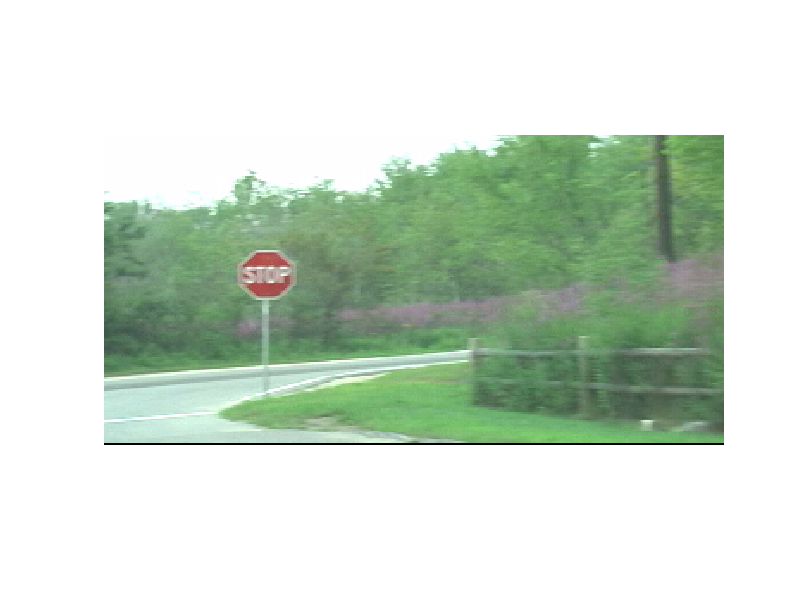

MATLAB code for this plot: (Note: this script raises an error after producing the figure.)
%% Blob Analysis for a Traffic Sign
% Use blob analysis with insert functions to overlay bounding box over
% traffic sign

% Copyright 2014-2015 The MathWorks, Inc.

%% Extract red traffic sign from mat file
% Import image
load frame
figure; imshow(frame)
frameHSV = rgb2hsv(frame);
% Threshold to obtain binary mask
bm = thresholdImage(frameHSV);
% Perform morphological opening to get rid of noise from flowers
bm = imopen(bm,strel('disk',1));
bm = imclose(bm,strel('octagon',9));
figure; imshow(bm)
% Perform blob analysis
BA = vision.BlobAnalysis('MinimumBlobArea',10);
[area,centroid,bbox] = step(BA,bm);
[amax,aidx] = max(area);
% Overlay bbox onto image
frame = insertShape(frame,'Rectangle',bbox(aidx,:));
% Overlay area of biggest blob onto image
frame = insertShape(frame,'FilledRectangle',[centroid(aidx,:) 80 15]);
TI = vision.TextInserter('Text',['Area = ',num2str(max(area))],'Location',uint16(centroid(aidx,:)));
frame = step(TI,frame);
% View frame
imshow(frame);

%% Extract red traffic sign from video
FR = vision.VideoFileReader('vipwarnsigns.avi');
VP = vision.DeployableVideoPlayer('Location',[100 300]);
VP2 = vision.DeployableVideoPlayer('Location',[500 300]);
BA = vision.BlobAnalysis('MinimumBlobArea',10);
idx = 0;
while(~isDone(FR))   
    idx = idx + 1;
    frame = step(FR);
    frameHSV = rgb2hsv(frame);
    % Threshold to obtain binary mask 
    bm = thresholdImage(frameHSV);
    % Perform morphological opening to get rid of noise from flowers
    bm = imopen(bm,strel('disk',1));
    bm = imclose(bm,strel('octagon',9));
    % Perform blob analysis
    [area,centroid,bbox] = step(BA,bm);
    count = length(area);
    if count~=0
    	% Overlay bbox onto image
        [amax,aidx] = max(area);
        frame = insertShape(frame,'Rectangle',bbox(aidx,:));
        % Overlay area of biggest blob onto image
        frame = insertShape(frame,'FilledRectangle',[centroid(aidx,:) 80 15]);
        TI = vision.TextInserter('Location',uint16(centroid(aidx,:)),'Text',['Area = ',num2str(amax)]);
        frame = step(TI,frame); 
    end
    % View next frame
    step(VP,frame);
end
release(FR)
release(VP)
